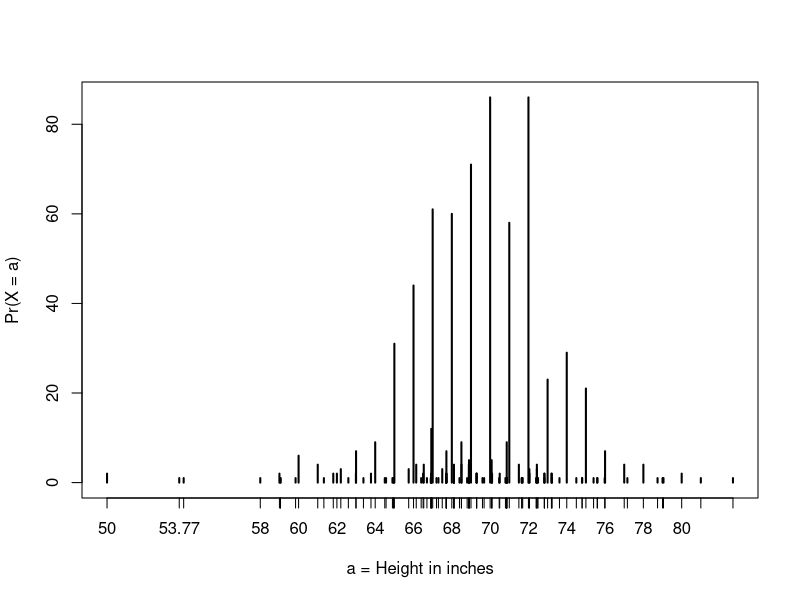

Source code (R):
#Pnorm 
#The cumulative distribution for the normal distribution is defined by a mathematical formula, 
#which in R canvbe obtained with the function pnorm.

#F(a)=pnorm(a,avg,s) 

#What is the probability that a randomly selected male student is taller than 70.5 inches?
library(dslabs)
library(dplyr)
data(heights)
attach(heights)
only_men <- filter(heights, sex=="Male")
height_men <- select(only_men, height)
x <-height_men$height
1 - pnorm(70.5,mean(x),sd(x))

table(x)
prop.table(table(x))
plot(table(x), xlab = "a = Height in inches", ylab ="Pr(X = a)")

#Proportion of students reporting the following intervals
#This is the real data, not the approximation
mean(x<=68.5)-mean(x<=67.5) #here mean calculates the proportion of people below a number
mean(x<=69.5)-mean(x<=68.5)
mean(x<=70.5)-mean(x<=69.5)

#This is the approximation using the normal distribution
pnorm(68.5,mean(x),sd(x)) - pnorm(67.5,mean(x),sd(x))
pnorm(69.5,mean(x),sd(x)) - pnorm(68.5,mean(x),sd(x))
pnorm(70.5,mean(x),sd(x)) - pnorm(69.5,mean(x),sd(x))

#The normal distribution is not useful for integrals that do not include an integer
#This situation is called discretization
mean(x<=70.9)-mean(x<=70.1) #Using the real data
pnorm(70.9,mean(x),sd(x)) - pnorm(70.1,mean(x),sd(x)) #Using the normal distribution

#Discretization.- Although the true height distribution is continuous, the reported heights
#tend to be more common at discrete values, in this case, due to rounding.
